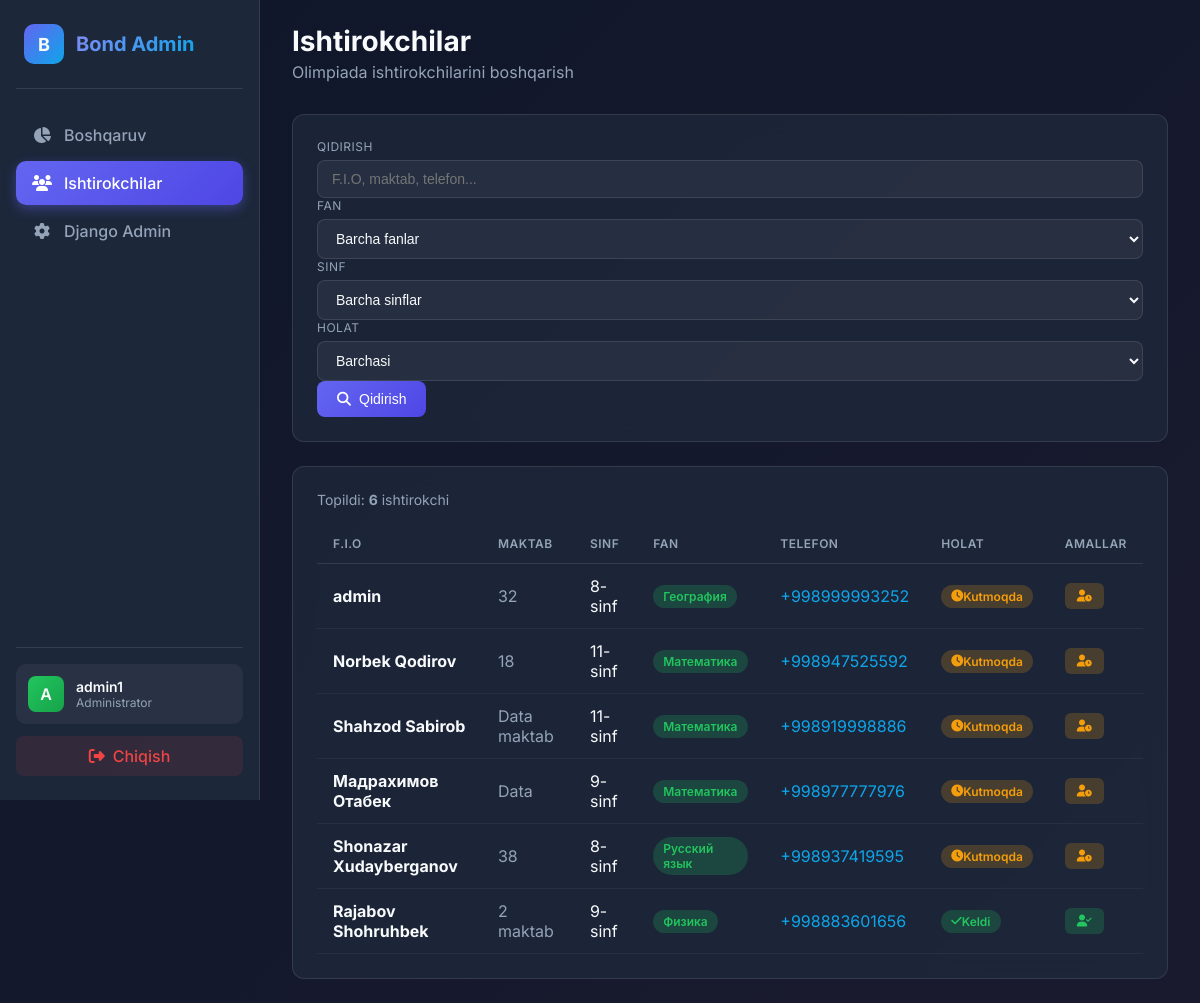
The page /panel/participants/ (signed in) on the database as committed earlier.
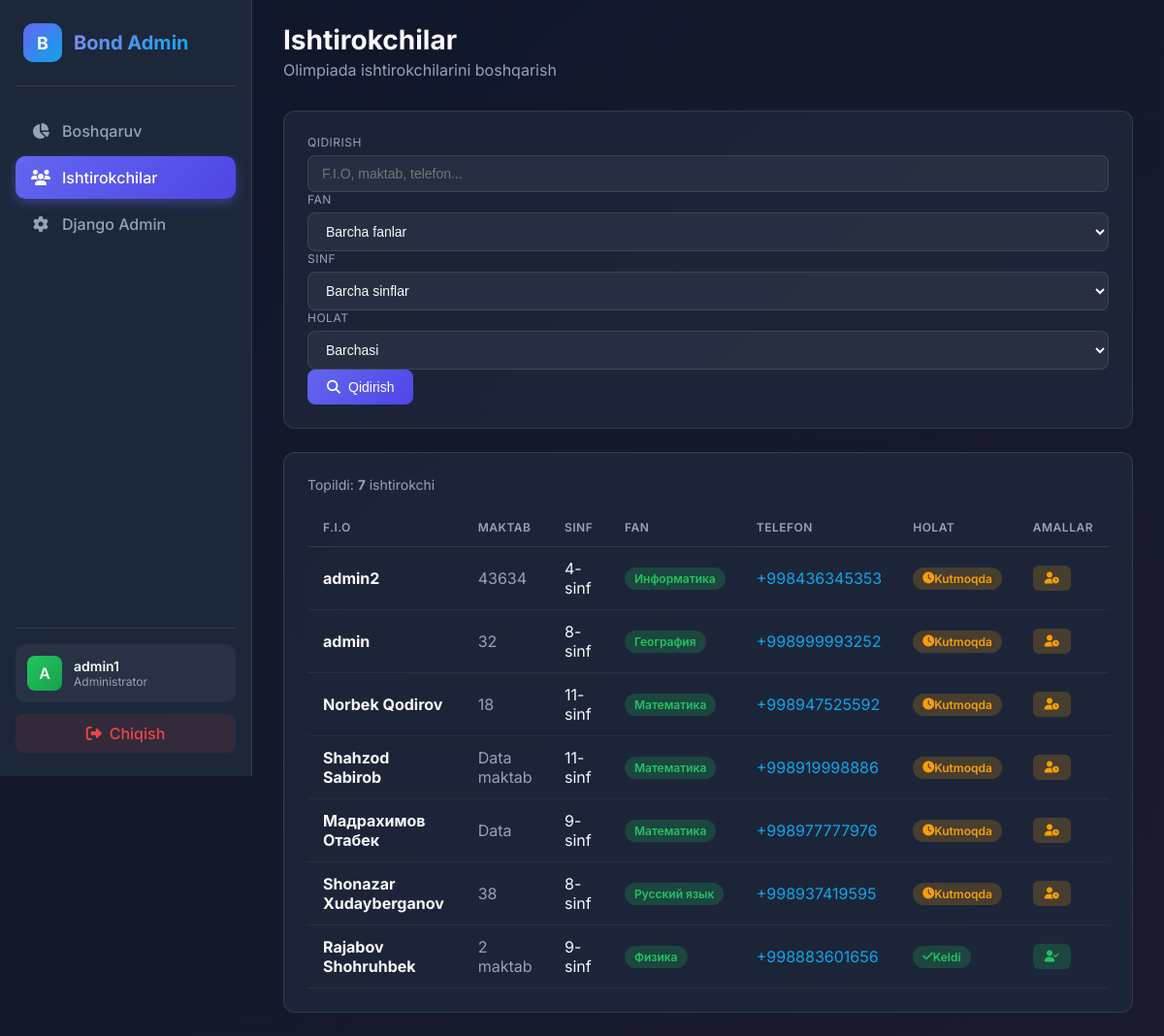
The same page on the database as committed later.
### apps/public/models.py (models this page shows, shortened)
class Participant(models.Model):
    GRADE_CHOICES = [(i, str(i)) for i in range(1, 12)]
    LANGUAGE_CHOICES = [
        ('ru', 'Русский'),
        ('uz', "O'zbek"),
    ]
    id = models.UUIDField(primary_key=True, default=uuid.uuid4, editable=False)
    username = models.CharField(max_length=50, unique=True, verbose_name="Логин")
    password = models.CharField(max_length=128, verbose_name="Пароль")
    fullname = models.CharField(max_length=255, verbose_name="ФИО участника")
    phone_number = models.CharField(
        max_length=20, unique=True, verbose_name="Номер телефона"
    )
    region = models.CharField(max_length=100, verbose_name="Регион", default="")
    district = models.CharField(max_length=100, verbose_name="Район")
    school = models.CharField(max_length=255, verbose_name="Школа")
    grade = models.PositiveSmallIntegerField(
        choices=GRADE_CHOICES, verbose_name="Класс"
    )
    teacher_fullname = models.CharField(max_length=255, verbose_name="ФИО учителя")
    subject = models.ForeignKey(
        Subject,
        on_delete=models.SET_NULL,
        null=True,
        blank=True,
        verbose_name="Предмет",
    )
    test_language = models.CharField(
        max_length=2,
        choices=LANGUAGE_CHOICES,
        default='ru',
        verbose_name="Язык теста"
    )
    is_checked_in = models.BooleanField(default=False, verbose_name="Присутствовал")
    checked_in_at = models.DateTimeField(
        null=True, blank=True, verbose_name="Время отметки"
    )
    created_at = models.DateTimeField(
        auto_now_add=True, verbose_name="Дата регистрации"
    )
    score = models.IntegerField(default=0, verbose_name="Балл")
    telegram_user_id = models.BigIntegerField(
        null=True, blank=True, verbose_name="Telegram ID"
    )
    telegram_subscribed = models.BooleanField(
        default=False, verbose_name="Подписан на канал"
    )
    class Meta:
        verbose_name = "Участник"
        verbose_name_plural = "Участники"
        ordering = ["-created_at"]

class Subject(models.Model):
    name = models.CharField(max_length=100, verbose_name="Название предмета")
    class Meta:
        verbose_name = "Предмет"
        verbose_name_plural = "Предметы"
        ordering = ["name"]

### apps/admin_panel/views.py (the view)
# urls.py: path("participants/", views.ParticipantListView.as_view(), name="participants"),
class ParticipantListView(LoginRequiredMixin, View):
    login_url = "/panel/login/"
    def get(self, request):
        participants = Participant.objects.all()
        search = request.GET.get("search", "")
        if search:
            participants = participants.filter(
                Q(fullname__icontains=search)
                | Q(school__icontains=search)
                | Q(phone_number__icontains=search)
            )
        subject_id = request.GET.get("subject")
        if subject_id:
            participants = participants.filter(subject_id=subject_id)
        grade = request.GET.get("grade")
        if grade:
            participants = participants.filter(grade=grade)
        checkin_status = request.GET.get("checkin")
        if checkin_status == "yes":
            participants = participants.filter(is_checked_in=True)
        elif checkin_status == "no":
            participants = participants.filter(is_checked_in=False)
        subjects = Subject.objects.all()
        context = {
            "participants": participants,
            "subjects": subjects,
            "search": search,
            "selected_subject": subject_id,
            "selected_grade": grade,
            "selected_checkin": checkin_status,
        }
        return render(request, "admin_panel/participants.html", context)

### apps/admin_panel/templates/admin_panel/participants.html (shortened to what this page needs)
{% extends 'admin_panel/base.html' %}
{% block content %}
<div class="page-header">
    <div>
        <h1 class="page-title">Ishtirokchilar</h1>
        <p class="page-subtitle">Olimpiada ishtirokchilarini boshqarish</p>
    </div>
</div>
<div class="card" style="margin-bottom: 24px;">
    <form method="get" class="filters">
        <div class="filter-group" style="flex: 2;">
            <label class="filter-label">Qidirish</label>
            <input type="text" name="search" class="filter-input" placeholder="F.I.O, maktab, telefon..." value="{{ search }}">
        </div>
        <div class="filter-group">
            <label class="filter-label">Fan</label>
            <select name="subject" class="filter-select">
                <option value="">Barcha fanlar</option>
            </select>
        </div>
        <div class="filter-group">
            <label class="filter-label">Sinf</label>
            <select name="grade" class="filter-select">
                <option value="">Barcha sinflar</option>
            </select>
        </div>
        <div class="filter-group">
            <label class="filter-label">Holat</label>
            <select name="checkin" class="filter-select">
                <option value="">Barchasi</option>
            </select>
        </div>
        <div class="filter-btn">
            <button type="submit" class="btn btn-primary">
                <i class="fas fa-search"></i> Qidirish
            </button>
        </div>
    </form>
</div>
<div class="card">
    <p class="results-info">Topildi: <strong>{{ participants|length }}</strong> ishtirokchi</p>
    <div class="table-container">
        <table class="table">
            <thead>
                <tr>
                    <th>F.I.O</th>
                    <th>Maktab</th>
                    <th>Sinf</th>
                    <th>Fan</th>
                    <th>Telefon</th>
                    <th>Holat</th>
                    <th>Amallar</th>
                </tr>
            </thead>
            <tbody>
                {% for p in participants %}
                <tr class="participant-row" onclick="window.location='{% url 'admin_panel:participant_detail' p.pk %}'">
                    <td>
                        <strong>{{ p.fullname }}</strong>
                    </td>
                    <td style="color: var(--gray-400);">{{ p.school|truncatechars:25 }}</td>
                    <td>{{ p.grade }}-sinf</td>
                    <td>
                        {% if p.subject %}
                        <span class="badge badge-success">{{ p.subject.name }}</span>
                        {% else %}
                        <span style="color: var(--gray-500);">—</span>
                        {% endif %}
                    </td>
                    <td>
                        <a href="tel:{{ p.phone_number }}" class="phone-link" onclick="event.stopPropagation();">
                            {{ p.phone_number }}
                        </a>
                    </td>
                    <td>
                        {% if p.is_checked_in %}
                        <span class="badge badge-success">
                            <i class="fas fa-check"></i> Keldi
                        </span>
                        {% else %}
                        <span class="badge badge-warning">
                            <i class="fas fa-clock"></i> Kutmoqda
                        </span>
                        {% endif %}
                    </td>
                    <td onclick="event.stopPropagation();">
                        <button class="checkin-btn {% if p.is_checked_in %}checked{% else %}not-checked{% endif %}"
                                onclick="toggleCheckin('{{ p.pk }}', this)">
                            {% if p.is_checked_in %}
                            <i class="fas fa-user-check"></i>
                            {% else %}
                            <i class="fas fa-user-clock"></i>
                            {% endif %}
                        </button>
                    </td>
                </tr>
                {% endfor %}
            </tbody>
        </table>
    </div>
</div>
{% endblock %}

Rows that differ between the two databases and show on the page:
added Participant: fullname "admin2", school "43634", grade "4", subject.name "Информатика", phone_number "+998436345353", is_checked_in False (drawn)
Other text that changed with them:
{{ participants|length }}: "6" → "7"
